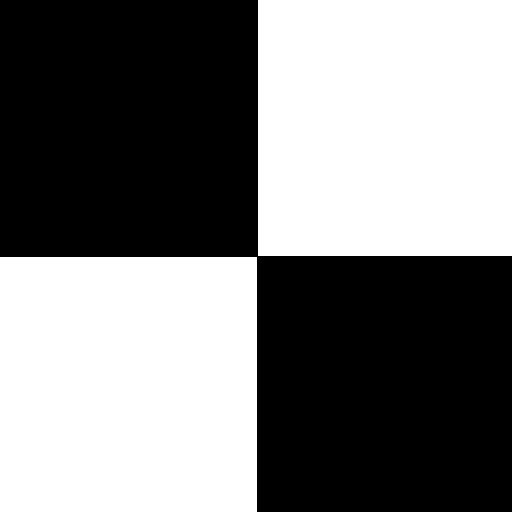
%> input picture Tutorials/Spatial Filtering and Morphological Processing/pattern.tif, 512 x 512 px
$ octave AverageFilterBoundaryComparison.m   (GNU Octave 9; MATLAB toolbox functions it lacks are replaced by stand-ins)
%> lines starting %> are read from the running program, lines starting %| are printed output that depends on the picture; in (x1, y1, x2, y2) boxes, pixels count from 0 and x2, y2 are one past the last pixel; in counts of white or black regions, pixels touching at a corner belong together; the program's own positions count from 1
% Load the image
I = imread('pattern.tif');
%> I is the input picture: size 512x512 uint8; values 0 (black) and 250 (white), 49.8% white; 2 white regions, box (x1, y1, x2, y2) and area: (0, 257, 257, 512) 65535, (258, 0, 512, 256) 65024
% Convert to grayscale if it's not already
if size(I, 3) == 3
I = rgb2gray(I);
end
% Convert image to double for filtering
I = double(I);
% Create an average filter
H = fspecial('average', [3, 3]);
% Define different boundary options
boundary_options = {'replicate', 'symmetric', 'circular', 'zeros'};
% Apply the filter with different boundary options and display the results
figure;
for i = 1:numel(boundary_options)
try
% Apply filter with the current boundary option
J = imfilter(I, H, boundary_options{i});
% Display the filtered image
subplot(2, 2, i);
imshow(J, []);
title(['Boundary Option: ', boundary_options{i}]);
catch ME
disp(['Error with boundary option: ', boundary_options{i}]);
disp(ME.message);
end
end
%> this loop made 4 passes
%> pass 3, `J = imfilter(I, H, boundary_options{i});`:
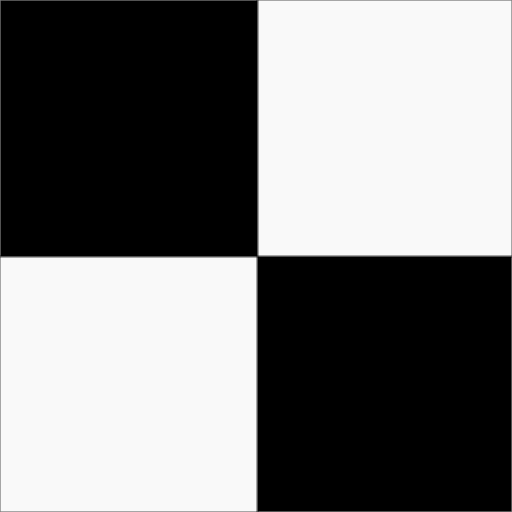
%> J: size 512x512 double; min 0, max 250, mean 124.5; mean of the top-left, top-right, bottom-left and bottom-right quarters 0.6, 247.1, 248.4, 1.9
%> after the loop:
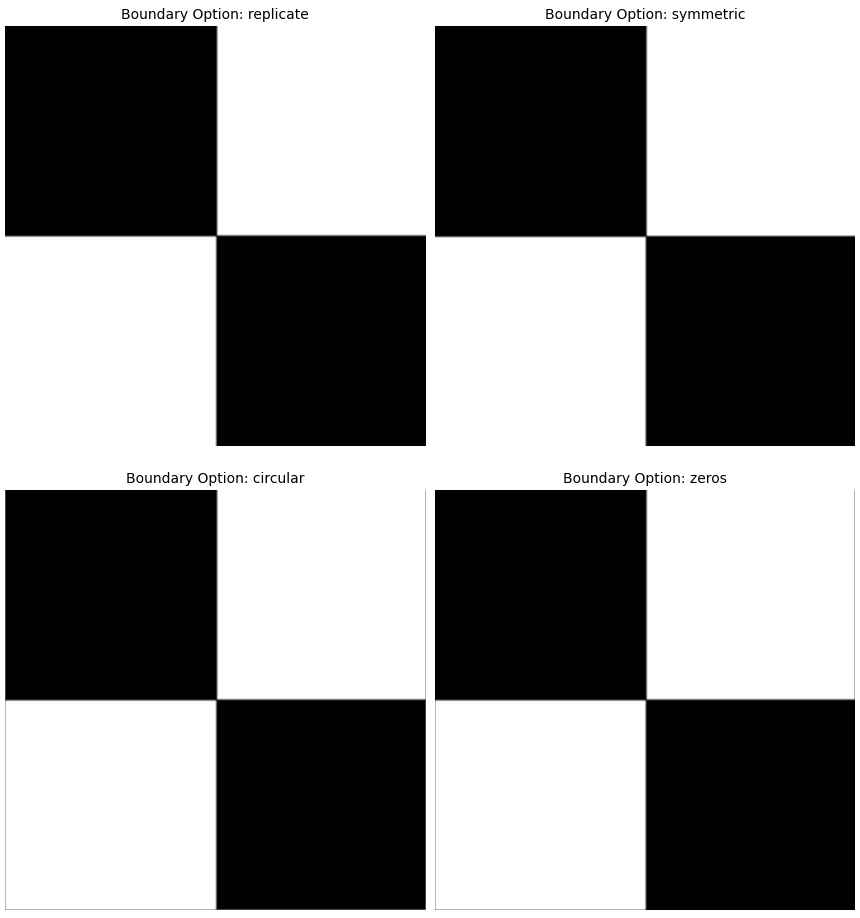
%> figure redrawn from the program's plot data, 4 panels
